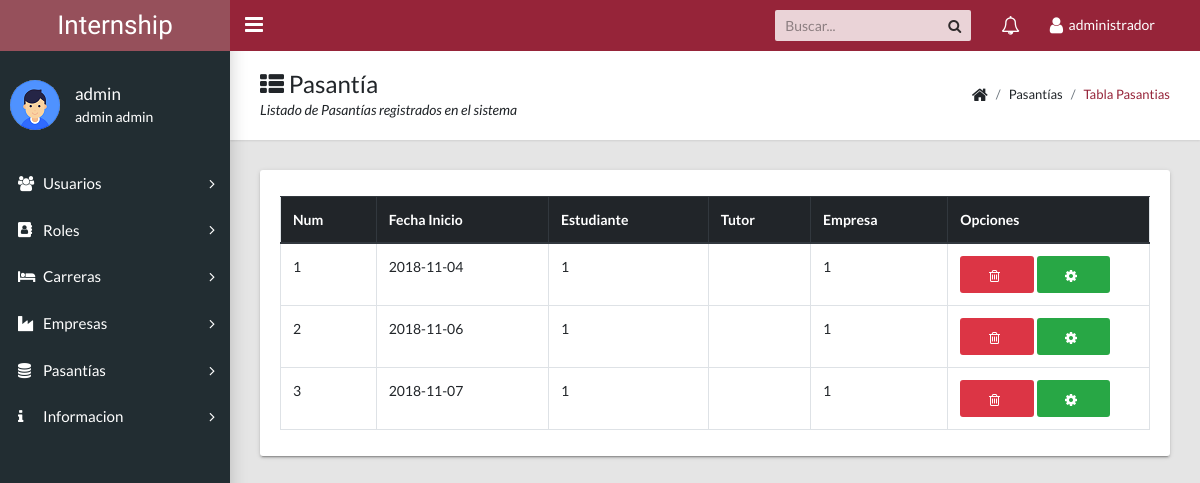
The page /admin/docs/listar_pasantia.php (signed in) on the database its author committed.
### tables this page shows
CREATE TABLE `pasantia` (
  `id_pasantia` int(11) NOT NULL AUTO_INCREMENT,
  `fechainicio` date DEFAULT NULL,
  `fechafin` date DEFAULT NULL,
  `gestion` varchar(15) DEFAULT NULL,
  `docs` varchar(100) DEFAULT NULL,
  `estadopasantia` int(11) DEFAULT NULL,
  `empleado_id_empleado` int(11) NOT NULL,
  `empresa_id_empresa` int(11) NOT NULL,
  `asignatura_id_asignatura` int(11) NOT NULL,
  `area` varchar(45) DEFAULT NULL,
  `funciones` varchar(100) DEFAULT NULL,
  `estudiante_id_estudiante` int(11) NOT NULL,
  `fechavisita` date DEFAULT NULL,
  `observacionvisita` varchar(450) DEFAULT NULL,
  `latitud` float(10,6) DEFAULT NULL,
  `longitud` float(10,6) DEFAULT NULL,
  `notasupervisor` float DEFAULT NULL,
  `notatutor` float DEFAULT NULL,
  `notafinal` float DEFAULT NULL,
  `observacionp` varchar(45) DEFAULT NULL,
  `activopasantia` tinyint(4) DEFAULT NULL,
  PRIMARY KEY (`id_pasantia`),
  KEY `fk_pasantia_empleado1_idx` (`empleado_id_empleado`),
  KEY `fk_pasantia_empresa1_idx` (`empresa_id_empresa`),
  KEY `fk_pasantia_asignatura1_idx` (`asignatura_id_asignatura`),
  KEY `fk_pasantia_estudiante1_idx` (`estudiante_id_estudiante`),
  CONSTRAINT `fk_pasantia_asignatura1` FOREIGN KEY (`asignatura_id_asignatura`) REFERENCES `asignatura` (`id_asignatura`) ON DELETE NO ACTION ON UPDATE NO ACTION,
  CONSTRAINT `fk_pasantia_empleado1` FOREIGN KEY (`empleado_id_empleado`) REFERENCES `empleado` (`id_empleado`) ON DELETE NO ACTION ON UPDATE NO ACTION,
  CONSTRAINT `fk_pasantia_empresa1` FOREIGN KEY (`empresa_id_empresa`) REFERENCES `empresa` (`id_empresa`) ON DELETE NO ACTION ON UPDATE NO ACTION,
  CONSTRAINT `fk_pasantia_estudiante1` FOREIGN KEY (`estudiante_id_estudiante`) REFERENCES `estudiante` (`id_estudiante`) ON DELETE NO ACTION ON UPDATE NO ACTION
);

### modelo/conexion.php (called while the page is built, shortened)
<?php
class conexion{
	public $con;
	function __construct(){
	$this->host="localhost";
	$this->user="root";
	$this->clave="";
	$this->db="inter";
	$this->con=mysqli_connect($this->host, $this->user,$this->clave);
	mysqli_query($this->con, 'SET NAMES UTF-8');
	if($this->con){
		mysqli_select_db($this->con,$this->db);
	}
	}
public function con_retorno($sql){
$resp=mysqli_query($this->con, $sql);
return $resp;
}
}

### modelo/mdl_pasantia.php (called while the page is built, shortened)
<?php
require("conexion.php");
class mdl_pasantia
{
    public $obj_con;
    function __construct()
    {
        $this->obj_con = new conexion();
    }
    public function listar()
    {
        $sql = "SELECT * FROM pasantia where activopasantia=1";
        return $this->obj_con->con_retorno($sql);
    }
}

### admin/docs/listar_pasantia.php (the view, shortened to what this page needs)
<?php
include_once('menu.php');
include_once ('../../modelo/mdl_pasantia.php');
$objeto=new mdl_pasantia();
$datos=$objeto->listar();
?>
<main class="app-content">
    <div class="app-title">
        <div>
            <h1><i class="fa fa-th-list"></i> Pasantía</h1>
            <p>Listado de Pasantías registrados en el sistema</p>
        </div>
        <ul class="app-breadcrumb breadcrumb side">
            <li class="breadcrumb-item"><i class="fa fa-home fa-lg"></i></li>
            <li class="breadcrumb-item">Pasantías</li>
            <li class="breadcrumb-item active"><a href="#">Tabla Pasantias</a></li>
        </ul>
    </div>
    <div class="row">
        <div class="col-md-12">
            <div class="tile">
                <div class="tile-body">
                    <table class="table table-hover table-bordered" id="sampleTable">
                        <thead class="thead-dark">
                        <tr>
                            <th>Num</th>
                            <th>Fecha Inicio</th>
                            <th>Estudiante</th>
                            <th>Tutor</th>
                            <th>Empresa</th>
                            <th>Opciones</th>
                        </tr>
                        </thead>
                        <tbody>
                        <?php
                        $num=1;
                        while($row=mysqli_fetch_assoc($datos)){
                            echo "<tr>";
                            echo "<td>$num</td>";
                            echo "<td>".$row['fechainicio']."</td>";
                            echo "<td>".$row['estudiante_id_estudiante']."</td>";
                            echo "<td>".$row['empleado_persona_id_persona']."</td>";
                            echo "<td>".$row['empresa_id_empresa']."</td>";
                            $id_pasantia=$row['id_pasantia'];
                            $numpasantia=$row['id_pasantia'];
                            echo "<td><a class='btn btn-danger col-md-5' href='../../enrutador/enr_pasantia.php?id_pasantia=".$id_pasantia."'><i class='fa fa-trash-o' aria-hidden='true'></i></a>
                            <a class=' btn btn-success col-md-5' href='modificar_pasantia.php?id_pasantia=".$id_pasantia."&numpasantia=".$numpasantia."'><i class='fa fa-cog' aria-hidden='true'></i></a></td>";
                            echo "</tr>";
                            $num+=1;
                        }?>
                        </tbody>
                    </table>
                </div>
            </div>
        </div>
    </div>
</main>

### rows shown on the page
pasantia: fechainicio "2018-11-04", estudiante_id_estudiante "1", empresa_id_empresa "1"
pasantia: fechainicio "2018-11-06", estudiante_id_estudiante "1", empresa_id_empresa "1"
pasantia: fechainicio "2018-11-07", estudiante_id_estudiante "1", empresa_id_empresa "1"

### other values the page prints
$_SESSION['rol'] "administrador"
$_SESSION['nombre'] "admin"
$_SESSION['papellido'] "admin"
$_SESSION['sapellido'] "admin"
